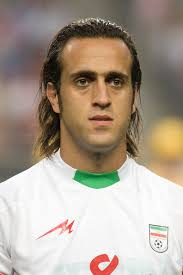
#> input picture cv-lav-session-09/karimi.jpg, 183 x 275 px, found by its file name
$ jupyter execute --allow-errors cv-lab-session11.ipynb   (Python 2 division)
#> lines starting #> are read from the running program, lines starting #| are printed output that depends on the picture
## Translation

[cell 1]
import cv2
import numpy as np

I = cv2.imread('karimi.jpg')
#> I is the input picture: shape (275, 183, 3); mean B, G, R 144.4, 158.4, 171.7

# translations in x and y directions
tx = 100
ty = 10

# use an affine transformation matrix (2x3)
M = np.array([[1, 0, tx],
              [0, 1, ty]]).astype(np.float32)

output_size = (I.shape[1],I.shape[0]) # output image size
#> output_size = (183, 275)
#output_size = (I.shape[1]+200, I.shape[0]+200);

J = cv2.warpAffine(I,M,output_size)
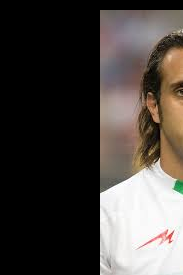
#> J: shape (275, 183, 3); mean B, G, R 63.2, 67.2, 72.7

cv2.imshow('I',I)
cv2.waitKey(0)

cv2.imshow('J',J)
cv2.waitKey(0)

#! use a homography transformation matrix (3x3)
H = np.array([[1, 0, tx],
              [0, 1, ty],
              [0, 0, 1]]).astype(np.float32)
K = cv2.warpPerspective(I,H, output_size)
cv2.imshow('K',K)
cv2.waitKey(0)

cv2.destroyAllWindows()

## Euclidean (Rigid) transformation

[cell 2]
import cv2
import numpy as np

I = cv2.imread('karimi.jpg',0)
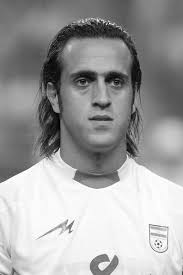
#> I: shape (275, 183); min 0, max 255, mean 160.8

tx = 0
ty = 0

th =  20 # angle of rotation (degrees)
th *= np.pi / 180 # convert to radians

M = np.array([[np.cos(th),-np.sin(th),tx],
              [np.sin(th), np.cos(th),ty]])

J = cv2.warpAffine(I,M, (I.shape[1], I.shape[0]) )
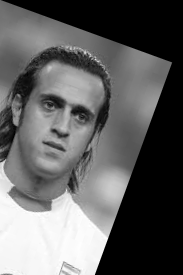
#> J: shape (275, 183); min 0, max 255, mean 96.1

cv2.imshow('I',I)
cv2.imshow('J',J)

cv2.waitKey(0)
cv2.destroyAllWindows()

## Task 1:

[cell 3]
import cv2
import numpy as np

I = cv2.imread('karimi.jpg',0)

# centre of the image
c = np.array([[I.shape[1]/2.0], [I.shape[0]/2.0]])
#> c = [91.5, 137.5]

for theta in range(0,360):
    th = theta * np.pi / 180 # convert to radians

    R = np.array([[np.cos(th),-np.sin(th)],
                  [np.sin(th), np.cos(th)]])

    t = np.dot(R,c)
    t=  c - t

    print "t is:",t
    # concatenate R and t to create the 2x3 transformation matrix
    M = np.hstack([R,t])

    J = cv2.warpAffine(I,M, (I.shape[1], I.shape[0]) )

    cv2.imshow('J',J)

    if cv2.waitKey(10) & 0xFF == ord('q'):
        break
#> this loop made 1 pass; (key q is pressed on pass 1)

cv2.destroyAllWindows()

## Similarity transform

[cell 4]
import cv2
import numpy as np

I = cv2.imread('karimi.jpg')

tx = 100
ty = 60

th =  20 # angle of rotation (degrees)
th *= np.pi / 180 # convert to radians

s = 0.3 # scale factor

M = np.array([[s*np.cos(th),-s*np.sin(th),tx],
              [s*np.sin(th), s*np.cos(th),ty]])

output_size = ((int)(I.shape[1]*s*2), (int)(I.shape[0]*s*2))
#> output_size = (109, 165)
J = cv2.warpAffine(I,M,  output_size)
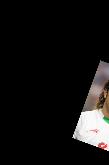
#> J: shape (165, 109, 3); mean B, G, R 18.3, 19, 20.2

cv2.imshow('I',I)
cv2.imshow('J',J)

cv2.waitKey(0)
cv2.destroyAllWindows()

## Affine transformation

[cell 5]
import cv2
import numpy as np

I = cv2.imread('karimi.jpg')

t = np.array([[30],
              [160]], dtype=np.float32)
A = np.array([[1, 1],
              [0.5, 1]], dtype=np.float32)


M = np.hstack([A,t])

output_size = (I.shape[1]*2, I.shape[0]*2)
#> output_size = (366, 550)
J = cv2.warpAffine(I,M,  output_size)
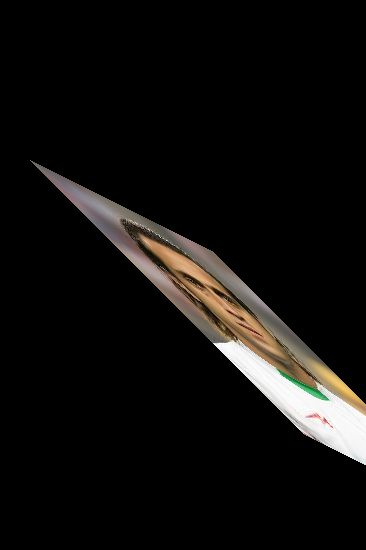
#> J: shape (550, 366, 3); mean B, G, R 14, 15.7, 17.2

cv2.imshow('I',I)
cv2.imshow('J',J)

cv2.waitKey(0)
cv2.destroyAllWindows()

## Perspective transformation (Homography)

[cell 6]
import cv2
import numpy as np

I = cv2.imread('karimi.jpg')

t = np.array([[30],
              [160]], dtype=np.float32)
A = np.array([[.7, 0.8],
              [-0.3, .6]], dtype=np.float32)

M = np.hstack([A,t])

# perspective effect
p = np.array([[0.000,0.001, 1]]);

H = np.vstack([M,
               p]);


output_size = (I.shape[1], I.shape[0])
#> output_size = (183, 275)
J = cv2.warpPerspective(I,H,  output_size)
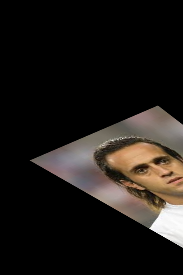
#> J: shape (275, 183, 3); mean B, G, R 23.6, 27, 31.2

cv2.imshow('I',I)
cv2.imshow('J',J)

cv2.waitKey(0)
cv2.destroyAllWindows()

## Estimating a homography transformation from point correspondences

[cell 7]
import cv2
import numpy as np

I1 = cv2.imread('farshchian1.jpg')
I2 = cv2.imread('farshchian2.jpg')

points1 = np.array([(82,14),
                    (242,17),
                    (241, 207),
                    (81, 206)]).astype(np.float32)

points2 = np.array([(46,75),
                    (196,61),
                    (220,227),
                    (76,251)]).astype(np.float32)

#> (the rest of this cell did not finish here and is left out)

## Task 2: Perspective Correction

[cell 8]
import numpy as np
import cv2

I = cv2.imread('sign.jpg')

p1 = (135,105)
p2 = (331,143)
p3 = (356,292)
p4 = (136,290)

points1 = np.array([p1,p2,p3,p4], dtype=np.float32)

p1 = (0,0)
p2 = (331-135,0)
p3 = (331-135,292-105)
p4 = (0,292-105)

points2 = np.array([p1,p2,p3,p4],dtype=np.float32)


n = 200
m = 190
output_size = (n,m)

H = cv2.getPerspectiveTransform(points1, points2)
#> H = [[0.755, -0.00408, -101.4], [-0.213, 1.1, -86.61], [-0.00109, 0.000809, 1]]
#> (the rest of this cell did not finish here and is left out)
